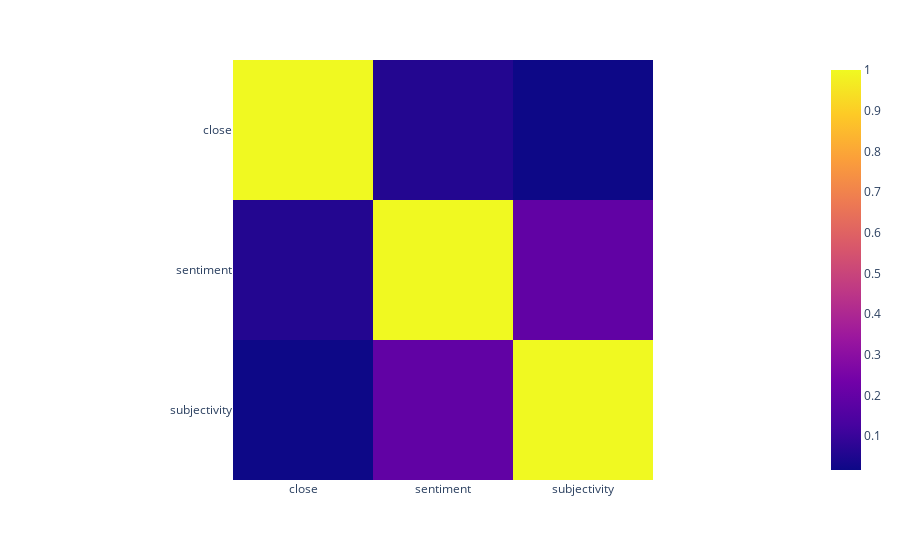

Notebook code for this chart:
### Code cell
# Heatmap of correlation matrix
fig = px.imshow(corrmatrix)
fig.show()

### Figure 1 — Plotly figure (JSON) as saved in the notebook; plotly's stock layout.template omitted (floating-point values rounded to 4 significant figures)
{"data": [{"coloraxis": "coloraxis", "hovertemplate": "x: %{x}<br>y: %{y}<br>color: %{z}<extra></extra>", "name": "0", "type": "heatmap", "x": ["close", "sentiment", "subjectivity"], "xaxis": "x", "y": ["close", "sentiment", "subjectivity"], "yaxis": "y", "z": [[1, 0.05781, 0.01631], [0.05781, 1, 0.1918], [0.01631, 0.1918, 1]]}], "layout": {"coloraxis": {"colorscale": [[0, "#0d0887"], [0.1111, "#46039f"], [0.2222, "#7201a8"], [0.3333, "#9c179e"], [0.4444, "#bd3786"], [0.5556, "#d8576b"], [0.6667, "#ed7953"], [0.7778, "#fb9f3a"], [0.8889, "#fdca26"], [1, "#f0f921"]]}, "margin": {"t": 60}, "xaxis": {"anchor": "y", "constrain": "domain", "domain": [0, 1], "scaleanchor": "y"}, "yaxis": {"anchor": "x", "autorange": "reversed", "constrain": "domain", "domain": [0, 1]}}}
